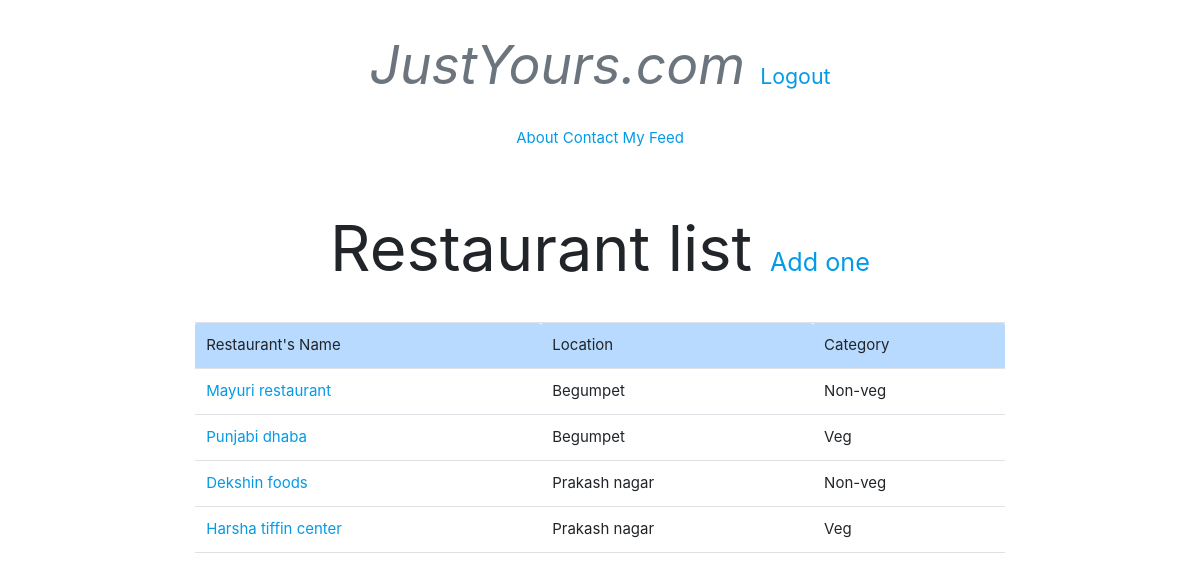
The app's page /restaurant/ (signed in) with its own data.
### restaurant/models.py (models this page shows, shortened)
class RestaurantLocation(models.Model):
	owner			= models.ForeignKey(User)
	name 			= models.CharField(max_length = 120, validators = [validate_rl_name])
	location 		= models.CharField(max_length = 120, null = True, blank = True, validators = [validate_location])
	CHOICES = (('Veg', 'Veg'), ('Non-veg', 'Non-veg'))
	category = models.CharField(max_length = 7,choices = CHOICES)
	timestamp		= models.DateTimeField(auto_now_add = True)
	updated			= models.DateTimeField(auto_now = True)
	slug 			= models.SlugField(null = True, blank = True)
	objects = RestauratLocationManager()
	def get_absolute_url(self):
		return reverse('restaurant:detail', kwargs={'slug' : self.slug})

### restaurant/views.py (the view)
class SearchRestaurantListView(LoginRequiredMixin, ListView):
	def get_queryset(self):
		return RestaurantLocation.objects.filter(owner = self.request.user)

### restaurant/models.py (called while the page is built)
	def get_queryset(self):
		return RestaurantLocationQuerySet(self.model, using = self._db)

### templates/restaurant/restaurantlocation_list.html (shortened to what this page needs)
{% extends "base.html" %}
{% block content %}
	<h1>Restaurant list <small style="font-size: 40%"><a href="/restaurant/create" style="text-decoration: none">Add one</a></small></h1>
	{% if object_list %}
	<table class="table table-hover table-borderless">
		<thead class="table-primary">
			<tr>
				<td>Restaurant's Name</td>
				<td>Location</td>
				<td>Category</td>
			</tr>
		</thead>
		<tbody>
			{% for obj in object_list %}
				<tr>
					<td><a href={{ obj.get_absolute_url }} style="text-decoration:none">{{ obj.name }}</a></td>
					<td>{{ obj.location }}</td>
					<td>{{ obj.category }}</td>
				</tr>
			{% endfor %}
		</tbody>
	</table>
	{% else %}
		<span class="lead">Nothing to show</span>
	{% endif %}
{% endblock content %}

### records on screen
RestaurantLocation: name "Mayuri restaurant", location "Begumpet", category "Non-veg"
RestaurantLocation: name "Punjabi dhaba", location "Begumpet", category "Veg"
RestaurantLocation: name "Dekshin foods", location "Prakash nagar", category "Non-veg"
RestaurantLocation: name "Harsha tiffin center", location "Prakash nagar", category "Veg"
